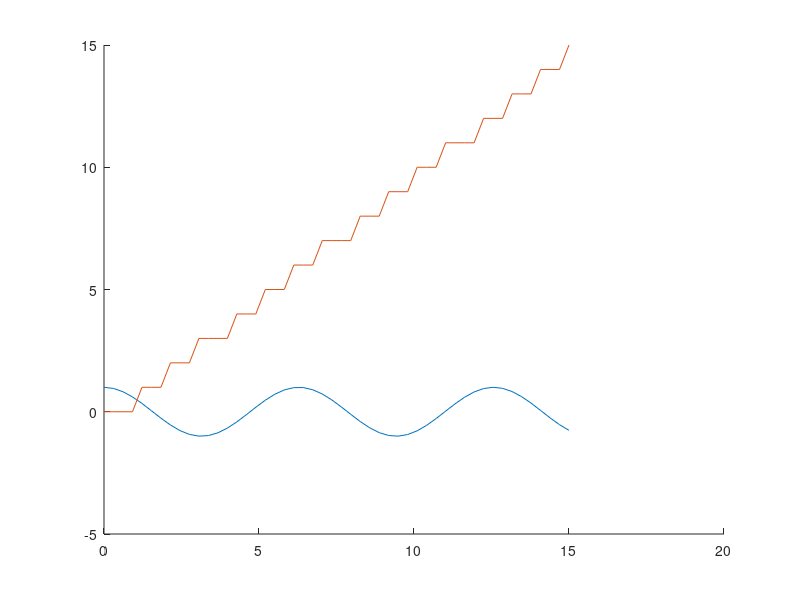

The MATLAB source for this figure:
# Plot y = floor(x) for all elements in 0, 15

hold on;
# sets whether you want successive plots to be drawn together on the same axes or to replace the previous plot.

x = linspace(0, 15, 50);
# linspace(start, stop, length)
# The length parameter is optional and specifies the number of values in the returned vector.
# If you leave out this parameter, the vector will contain 100 elements with start as the first
# value and stop as the last.
y = floor(x);
plot (x, cos (x));
plot(x,y);

hold off;

